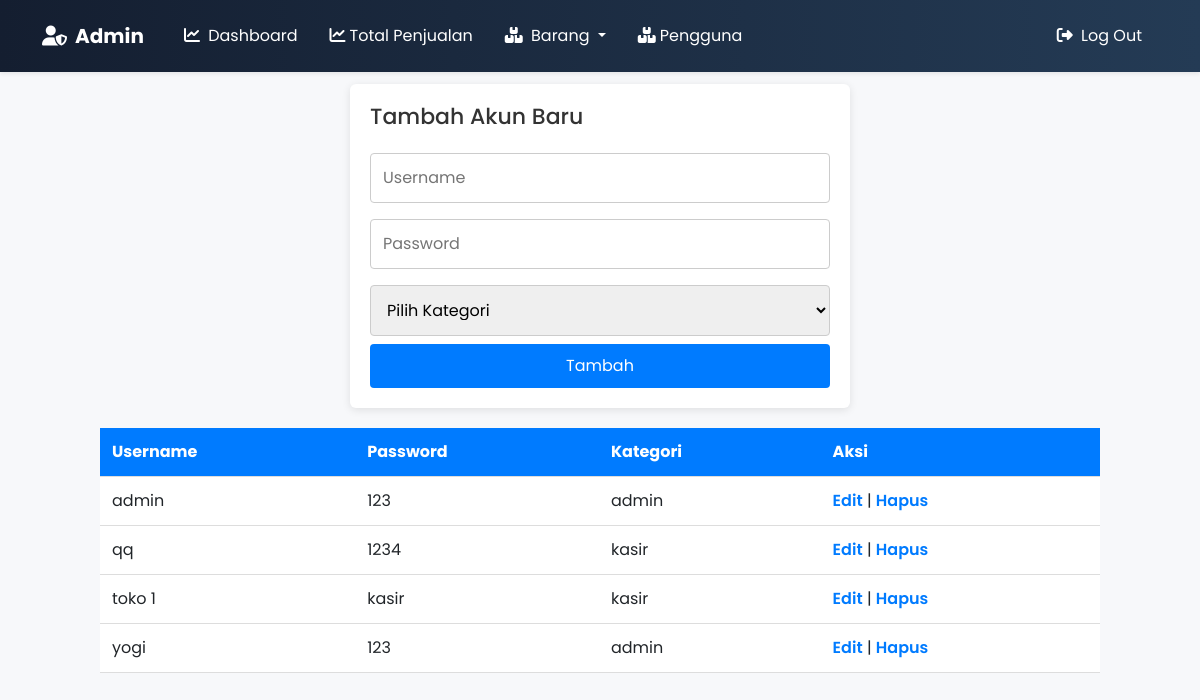
/admin/akun.php, run on the app's committed database.
### tables this page shows
CREATE TABLE `akun` (
  `username` varchar(50) NOT NULL,
  `password` varchar(255) NOT NULL,
  `kategori` enum('admin','kasir') NOT NULL
);

### admin/akun.php (the view, shortened to what this page needs)
<?php
include '../koneksi.php';
include 'header.php';
$edit = null;
?>
<!DOCTYPE html>
<html>
<head>
</head>
<body>
<div class="container">
    <h2>Manajemen Akun</h2>
    <?php if ($edit): ?>
        <div class="edit-form">
            <h3>Edit Akun</h3>
            <form method="POST">
                <input type="hidden" name="username" value="<?= htmlspecialchars($edit['username']) ?>">
                <input type="text" name="new_username" value="<?= htmlspecialchars($edit['username']) ?>" placeholder="Username Baru" required><br>
                <input type="password" name="password" placeholder="Kosongkan jika tidak ubah password"><br>
                <select name="kategori" required>
                    <option value="admin" <?= $edit['kategori'] == 'admin' ? 'selected' : '' ?>>Admin</option>
                    <option value="kasir" <?= $edit['kategori'] == 'kasir' ? 'selected' : '' ?>>Kasir</option>
                </select><br>
                <button type="submit" name="update">Simpan Perubahan</button>
                <a href="akun.php">Batal</a>
            </form>
        </div>
    <?php else: ?>
        <div class="form-container">
            <form method="POST">
                <h3>Tambah Akun Baru</h3>
                <input type="text" name="username" placeholder="Username" required><br>
                <input type="password" name="password" placeholder="Password" required><br>
                <select name="kategori" required>
                    <option value="">Pilih Kategori</option>
                </select><br>
                <button type="submit" name="tambah">Tambah</button>
            </form>
        </div>
    <?php endif; ?>
    <div class="table-container">
        <table>
            <tr>
                <th>Username</th>
                <th>Password</th>
                <th>Kategori</th>
                <th>Aksi</th>
            </tr>
            <?php
            $data = mysqli_query($koneksi, "SELECT * FROM akun");
            while ($row = mysqli_fetch_assoc($data)):
            ?>
            <tr>
                <td><?= htmlspecialchars($row['username']) ?></td>
                <td><?= htmlspecialchars($row['password']) ?></td>
                <td><?= htmlspecialchars($row['kategori']) ?></td>
                <td>
                    <a href="?edit=<?= urlencode($row['username']) ?>">Edit</a> |
                    <a href="?hapus=<?= urlencode($row['username']) ?>" onclick="return confirm('Hapus akun ini?')">Hapus</a>
                </td>
            </tr>
            <?php endwhile; ?>
        </table>
    </div>
</div>
</body>
</html>

### admin/header.php (style rules this page uses)
body { padding-top: 75px; }

### admin/akun.php (style rules this page uses)
body { font-family: 'Poppins', sans-serif; background-color: #f7f8fa; padding-top: 30px; margin: 0; }
h2 { text-align: center; font-size: 28px; color: #333; margin-bottom: 20px; }
.form-container, .edit-form { background-color: #fff; padding: 20px; border-radius: 6px; box-shadow: 0 2px 8px rgba(0, 0, 0, 0.1); margin: 20px auto; max-width: 500px; }
.form-container h3, .edit-form h3 { color: #333; margin-bottom: 15px; font-size: 22px; }
input[type=text], input[type=password], select { width: 100%; padding: 12px; margin: 8px 0; border: 1px solid #ccc; border-radius: 4px; font-size: 16px; transition: 0.2s ease; }
button { padding: 10px; background-color: #007bff; color: white; border: none; border-radius: 4px; cursor: pointer; width: 100%; font-size: 16px; transition: background-color 0.2s ease; }
.table-container { max-width: 1000px; margin: 20px auto; }
table { width: 100%; border-collapse: collapse; font-size: 16px; background-color: #fff; }
th, td { padding: 12px; text-align: left; border-bottom: 1px solid #ddd; }
th { background-color: #007bff; color: white; }
td a { color: #007bff; text-decoration: none; font-weight: 600; }

### data on the page
akun: username "admin", password "123", kategori "admin"
akun: username "qq", password "1234", kategori "kasir"
akun: username "toko 1", password "kasir", kategori "kasir"
akun: username "yogi", password "123", kategori "admin"
